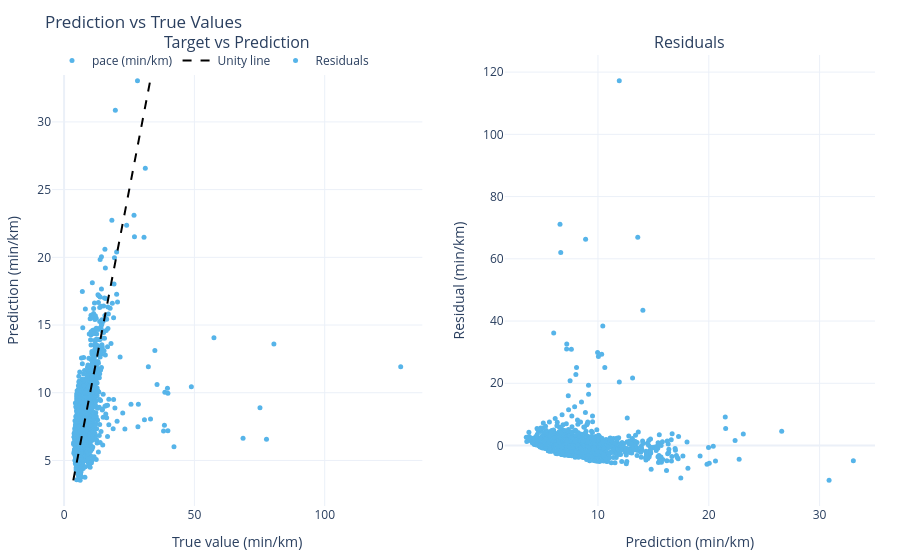

Write notebook code for a chart like this one.
### Code cell
test.plot.vs_prediction().show()

### Figure 1 — Plotly figure (JSON) as saved in the notebook; plotly's stock layout.template omitted (floating-point values rounded to 4 significant figures; data arrays with more than 128 entries replaced by an {"elided": "..."} marker saying what was removed)
{"data": [{"hovertemplate": "Prediction : %{x:.2f}<br>True value : %{y:.2f}<extra></extra>", "marker": {"color": "#56B4E9", "size": 5}, "mode": "markers", "name": "pace (min/km)", "type": "scatter", "x": {"elided": "2487 float values"}, "xaxis": "x", "y": {"elided": "2487 float values"}, "yaxis": "y"}, {"hoverinfo": "skip", "line": {"color": "#000000", "dash": "dash"}, "mode": "lines", "name": "Unity line", "type": "scatter", "x": [3.532, 33.04], "xaxis": "x", "y": [3.532, 33.04], "yaxis": "y"}, {"hovertemplate": "Prediction : %{x:.2f}<br>Residual : %{y:.2f}<extra></extra>", "marker": {"color": "#56B4E9", "size": 5}, "mode": "markers", "name": "Residuals", "type": "scatter", "x": {"elided": "2487 float values"}, "xaxis": "x2", "y": {"elided": "2487 float values"}, "yaxis": "y2"}], "layout": {"annotations": [{"font": {"size": 16}, "showarrow": false, "text": "Target vs Prediction", "x": 0.225, "xanchor": "center", "xref": "paper", "y": 1, "yanchor": "bottom", "yref": "paper"}, {"font": {"size": 16}, "showarrow": false, "text": "Residuals", "x": 0.775, "xanchor": "center", "xref": "paper", "y": 1, "yanchor": "bottom", "yref": "paper"}], "hoverlabel": {"namelength": -1}, "legend": {"orientation": "h", "x": 0, "y": 1.02}, "margin": {"b": 45, "l": 50, "r": 25, "t": 55}, "title": {"subtitle": {"text": ""}, "text": "Prediction vs True Values"}, "xaxis": {"anchor": "y", "domain": [0, 0.45], "title": {"text": "True value (min/km)"}}, "xaxis2": {"anchor": "y2", "domain": [0.55, 1], "title": {"text": "Prediction (min/km)"}}, "yaxis": {"anchor": "x", "domain": [0, 1], "title": {"text": "Prediction (min/km)"}}, "yaxis2": {"anchor": "x2", "domain": [0, 1], "title": {"text": "Residual (min/km)"}}}}
